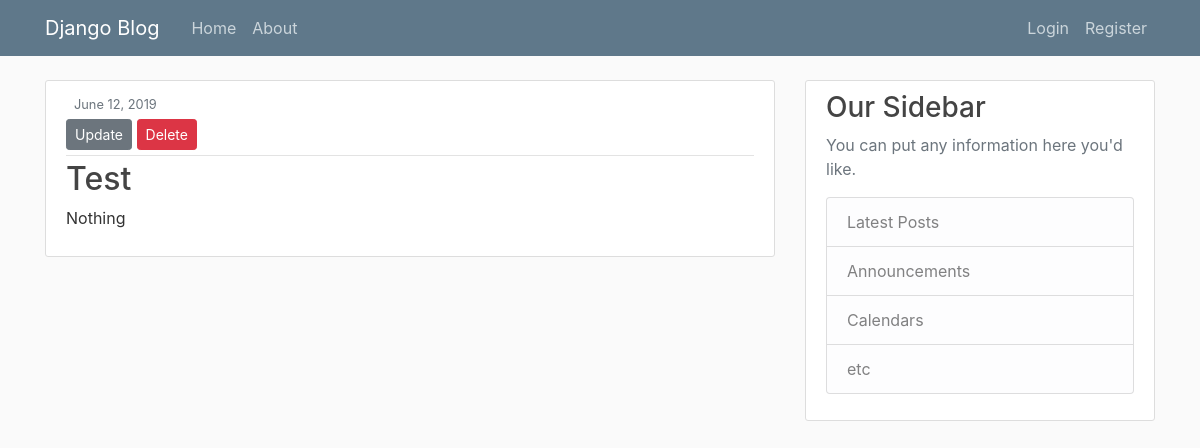
Screenshot of /post/3/ with the database file from the repository.
### drive/models.py (models this page shows, shortened)
class Post(models.Model):
    title = models.CharField(max_length = 100)
    content = models.TextField() #needs to be changed
    date_posted = models.DateTimeField(default = timezone.now)

### drive/views.py (the view)
# urls.py: path('post/<int:pk>/', PostDetailView.as_view(), name = 'post-detail'),
class PostDetailView(DetailView):
    model = Post

### drive/templates/drive/post_detail.html (shortened to what this page needs)
{% extends "drive/base.html" %}
{% block content %}
  <article class="media content-section">
    <div class="media-body">
      <div class="article-metadata">
        <small class="text-muted">{{ object.date_posted|date:"F d, Y" }}</small>
        <div>
		  <a class="btn btn-secondary btn-sm mt-1 mb-1" href = "{% url 'post-update' object.id %}">Update</a>
          <a class="btn btn-danger btn-sm mt-1 mb-1" href = "{% url 'post-delete' object.id %}">Delete</a>
        </div>
      </div>
      <h2 class="article-title">{{ object.title }}</h2>
      <p class="article-content">{{ object.content }}</p>
    </div>
    </article>
{% endblock content %}

### drive/static/drive/main.css (style rules this page uses)
body { background: #fafafa; color: #333333; margin-top: 5rem; }
h1, h2, h3, h4, h5, h6 { color: #444444; }
.content-section { background: #ffffff; padding: 10px 20px; border: 1px solid #dddddd; border-radius: 3px; margin-bottom: 20px; }
.article-title { color: #444444; }
.article-content { white-space: pre-line; }
.article-metadata { padding-bottom: 1px; margin-bottom: 4px; border-bottom: 1px solid #e3e3e3 }

### rows the page displays
Post: date_posted "June 12, 2019", title "Test", content "Nothing"
